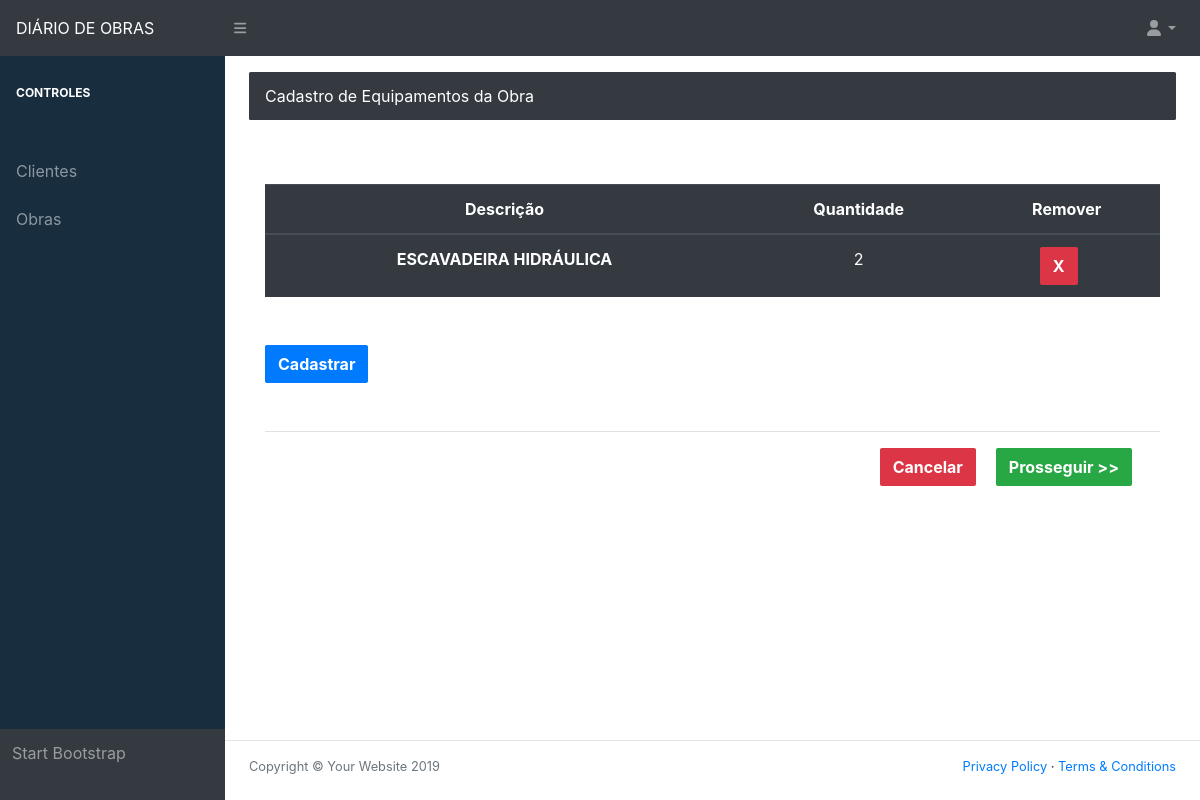
The page /register_equipment/1 (signed in) on the database its author committed.
### Diary/models.py (models this page shows)
class Equipment_construction(models.Model):
    equipment_construction_description = models.CharField('Equipamentos da obra', max_length=40)
    equipment_construction_amount = models.IntegerField('Quantidade')
    equipment_construction_diary = models.ForeignKey(Diary, on_delete=models.CASCADE)

### Diary/views/diary/register_equipment.py (the view, shortened to what this page needs)
# urls.py: path('register_equipment/<diary>', Register_equipment, name="register_equipment"),
@login_required(login_url='login')
def Register_equipment(request, diary):
    number_equipment = int(diary)
    equipment_construction = Equipment_construction.objects.filter(equipment_construction_diary_id=number_equipment)
    equipment_construction_form = Equipment_construction_form()
    return render(request, 'Diary/diary/register_equipment.html', locals())

### Diary/models.py (called while the page is built)
    def __str__(self):
        return self.email

### templates/Diary/diary/register_equipment.html (shortened to what this page needs)
{% extends 'Diary/home/base.html' %}
{% load static %}
{% block conteudo %}
                <main>
                    <div class="container-fluid">
                        <ol class="breadcrumb mb-auto">
                            <li class="breadcrumb-item active">Cadastro de Equipamentos da Obra</li>
                        </ol>
                        <div class="modal-body">
                            <table class="table table-hover table-dark mt-5 mb-5">
                                  <thead>
                                    <tr>
                                      <th scope="col">Descrição</th>
                                      <th scope="col">Quantidade</th>
                                      <th scope="col">Remover</th>
                                    </tr>
                                  </thead>
                                  <tbody>
                                    {% for i in equipment_construction %}
                                        <tr>
                                          <th>{{ i.equipment_construction_description }}</th>
                                          <td>{{ i.equipment_construction_amount }}</td>
                                          <td><a class="btn btn-danger mr-3" href="{% url 'delete_equipment' diary i.id %}">X</a></td>
                                        </tr>
                                    {% endfor %}
                                  </tbody>
                            </table>
                            <button type="button" class="btn btn-primary" data-toggle="modal" data-target="#exampleModal">Cadastrar</button>
                            <div class="modal-footer mt-5">
                                <a class="btn btn-danger mr-3" href="{% url 'delete_diary' diary %}">Cancelar</a>
                                <a class="btn btn-success mr-3" href="{% url 'register_equipment_contractor' diary %}">Prosseguir >></a>
                            </div>
                        </div>
                    </div>
                </main>
{% endblock %}

### rows shown on the page
Equipment_construction: equipment_construction_description "ESCAVADEIRA HIDRÁULICA", equipment_construction_amount "2"
